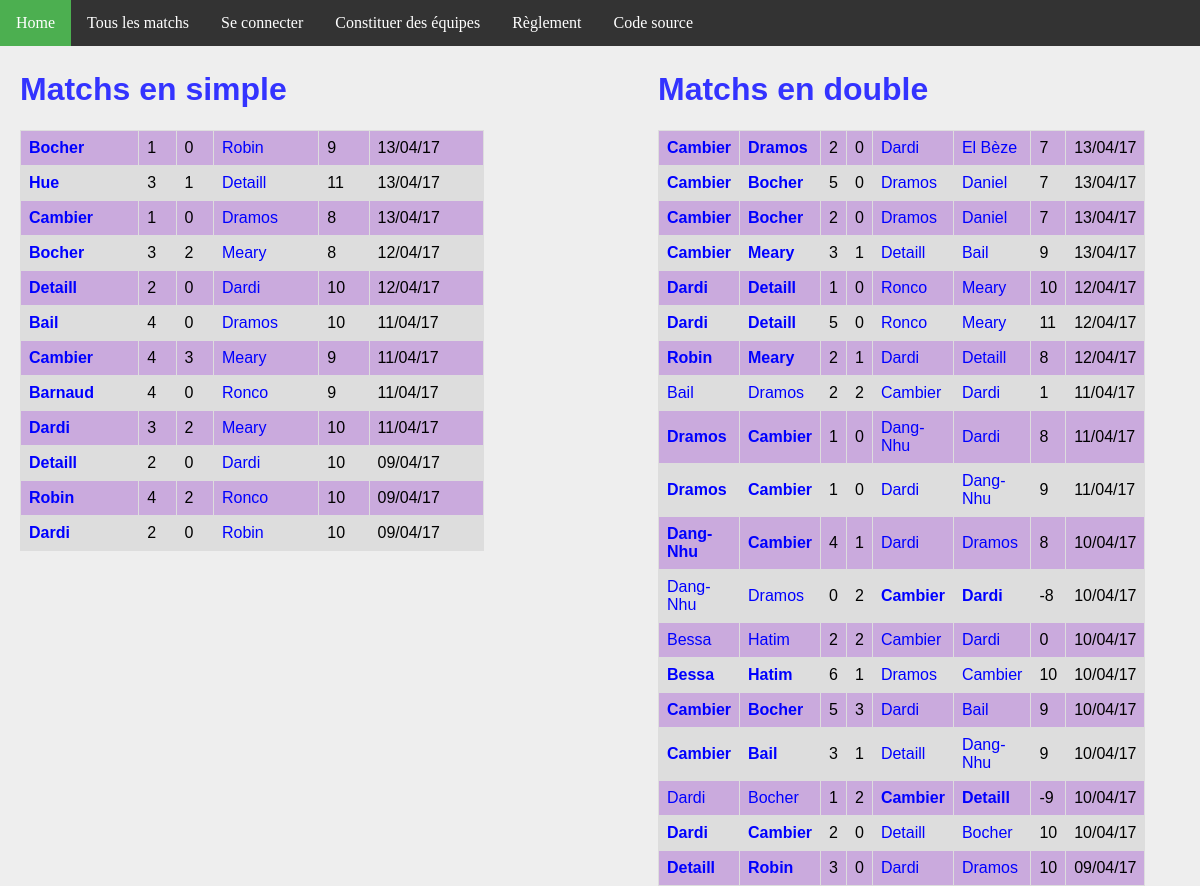
Page /matchs/ on the earlier database version.
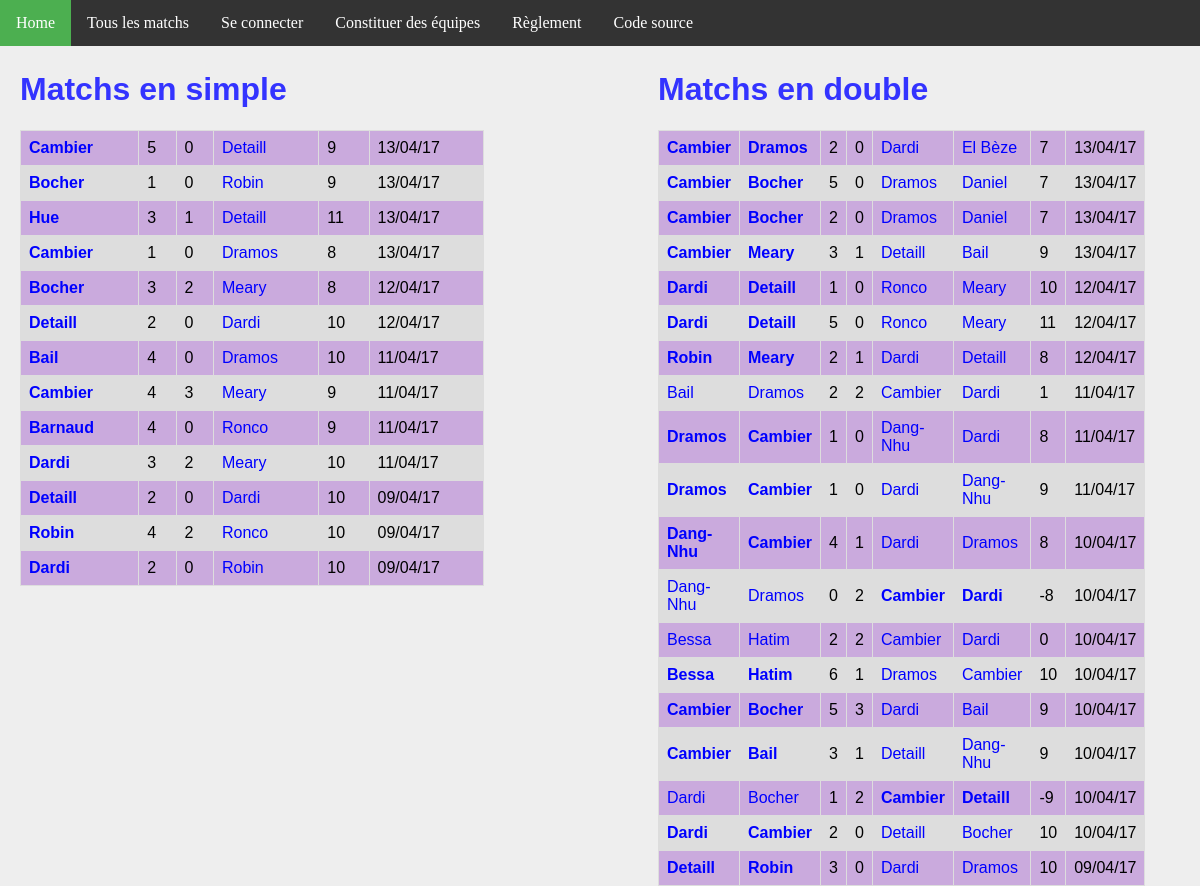
Same page on the later database version.
### ranking/models.py (models this page shows, shortened)
class MatchSimple(models.Model):
    domicile = models.ForeignKey('Joueur', related_name = 'dom')
    exterieur = models.ForeignKey('Joueur', related_name = 'exte')
    date = models.DateTimeField(auto_now_add=True)
    buts_domicile = models.IntegerField(default=0)
    buts_exterieur = models.IntegerField(default=0)
    points = models.IntegerField(default=0)
    @property
    def winner(self):
        if self.buts_domicile > self.buts_exterieur:
            return 1.
        elif self.buts_domicile < self.buts_exterieur:
            return 0.
        else:
            return 0.5

class Joueur(models.Model):
    user = models.OneToOneField(User, on_delete=models.CASCADE)
    pseudo = models.CharField(max_length = 50, default="Pax lambda")
    simple_score = models.IntegerField(default=500)
    simple_rang = models.IntegerField(default=0)
    simple_victoires = models.IntegerField(default=0)
    simple_nuls = models.IntegerField(default=0)
    simple_defaites = models.IntegerField(default=0)
    simple_buts_pour = models.IntegerField(default=0)
    simple_buts_contre = models.IntegerField(default=0)
    double_score = models.IntegerField(default=500)
    double_rang = models.IntegerField(default=0)
    double_victoires = models.IntegerField(default=0)
    double_nuls = models.IntegerField(default=0)
    double_defaites = models.IntegerField(default=0)
    double_buts_pour = models.IntegerField(default=0)
    double_buts_contre = models.IntegerField(default=0)

class MatchDouble(models.Model):
    domicile_1 = models.ForeignKey('Joueur', related_name = 'dom1')
    domicile_2 = models.ForeignKey('Joueur', related_name = 'dom2')
    exterieur_1 = models.ForeignKey('Joueur', related_name = 'exte1')
    exterieur_2 = models.ForeignKey('Joueur', related_name = 'exte2')
    date = models.DateTimeField(auto_now_add=True)
    buts_domicile = models.IntegerField(default=0)
    buts_exterieur = models.IntegerField(default=0)
    points = models.IntegerField(default=0)
    @property
    def winner(self):
        if self.buts_domicile > self.buts_exterieur:
            return 1.
        elif self.buts_domicile < self.buts_exterieur:
            return 0.
        else:
            return 0.5

### ranking/views.py (the view)
# urls.py: url(r'^matchs/$', views.all_matchs, name='matchs'),
def all_matchs(request):
    context = {
        'simple_matchs': MatchSimple.objects.order_by('-date').all(),
        'double_matchs': MatchDouble.objects.order_by('-date').all(),
    }
    return render(request, 'all_matchs.html', context)

### ranking/templates/all_matchs.html
{% extends 'base.html' %}
{% block body %}
<div id="column1" style="float:left; margin:0; width:40%;">
    <h1>Matchs en simple</h1>
    <table>
        {% for m in simple_matchs %}
        <tr>
            <td {% if m.winner == 1 %} style='font-weight:bold'{% endif %} >
                <a href="{% url 'joueur' m.domicile.id %}">{{m.domicile.pseudo}}</a>
            </td>
            <td>{{m.buts_domicile}}</td>
            <td>{{m.buts_exterieur}}</td>
            <td {% if m.winner == 0 %} style='font-weight:bold'{% endif %} >
                <a href="{% url 'joueur' m.exterieur.id %}">{{m.exterieur.pseudo}}</a>
            </td>
            <td>{{m.points}}</td>
            <td>{{m.date | date:'d/m/y'}}</td>
        </tr>
        {% endfor %}
    </table>
</div>
<div id="column2" style="float:left; margin-left:15%;width:40%;">
<h1>Matchs en double</h1>
<table>
    {% for m in double_matchs %}
    <tr>
        <td {% if m.winner == 1 %} style='font-weight:bold'{% endif %} >
            <a class="joueur" href="{% url 'joueur' m.domicile_1.id %}">{{m.domicile_1.pseudo}}</a>
        </td>
        <td {% if m.winner == 1 %} style='font-weight:bold'{% endif %} >
            <a class="joueur" href="{% url 'joueur' m.domicile_2.id %}">{{m.domicile_2.pseudo}}</a>
        </td>
        <td>{{m.buts_domicile}}</td>
        <td>{{m.buts_exterieur}}</td>
        <td {% if m.winner == 0 %} style='font-weight:bold'{% endif %} >
            <a class='joueur' href="{% url 'joueur' m.exterieur_1.id %}">{{m.exterieur_1.pseudo}}</a>
        </td>
        <td {% if m.winner == 0 %} style='font-weight:bold'{% endif %} >
            <a class='joueur' href="{% url 'joueur' m.exterieur_2.id %}">{{m.exterieur_2.pseudo}}</a>
        </td>
        <td>{{m.points}}</td>
        <td>{{m.date | date:'d/m/y'}}</td>
    </tr>
    {% endfor %}
</table>
</div>
{% endblock %}

Differences in the rows shown:
added MatchSimple: domicile.pseudo "Cambier", buts_domicile "5", buts_exterieur "0", exterieur.pseudo "Detaill", points "9", date "13/04/17"
